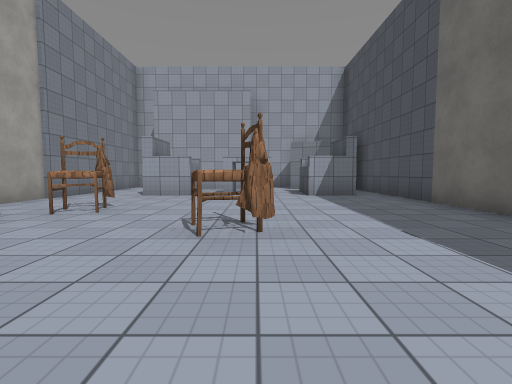
View 1 (above)

13 first-person views from a walk through a 3-D level made in the Unity game engine. The camera is 1.2 m above the floor, tilts 4° down and sees 85° across. The floor is counted in squares, 2 m on a side. Each view is taken from the middle of a square. On the plan, view 1 faces up. The plan holds only what a view shows up to about 9 squares ahead; the rest is blank. The place goes on beyond the plan. The player is left out. Some animated figures are left out. Surface patterns are stand-ins for the level's own textures.

View 2
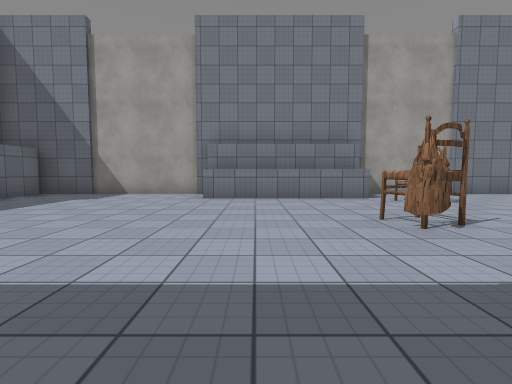

View 3
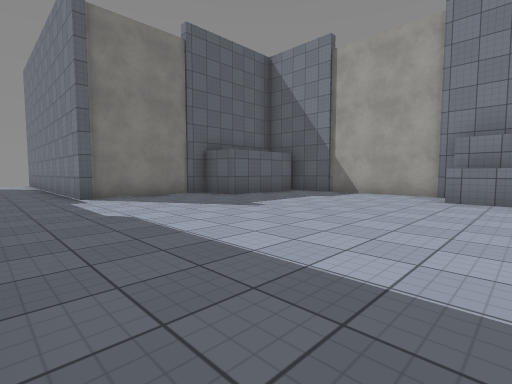

View 4
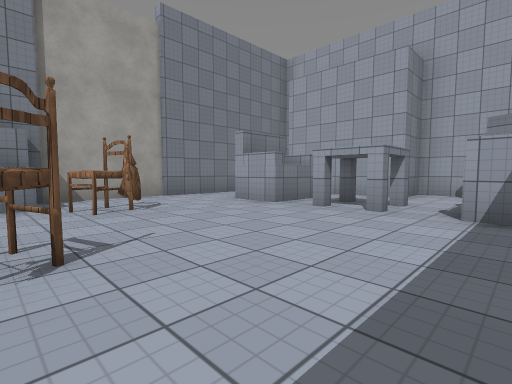

View 5
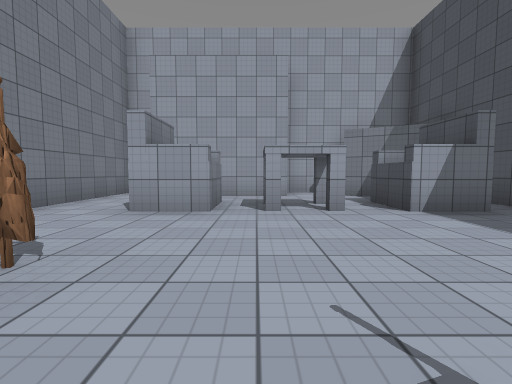

View 6
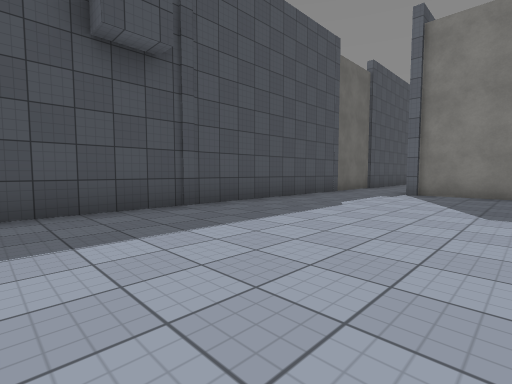

View 7
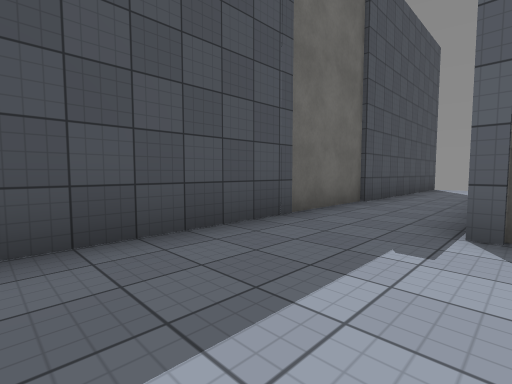

View 8
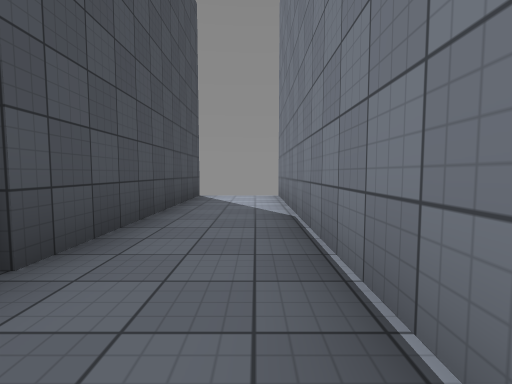

View 9
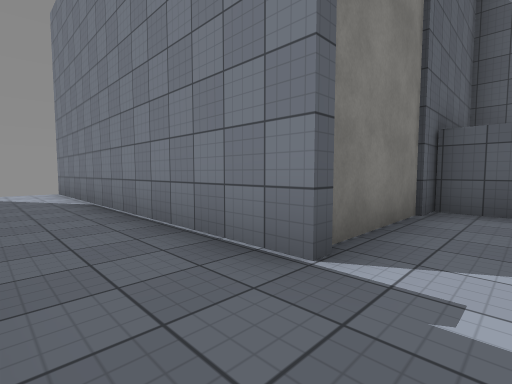

View 10
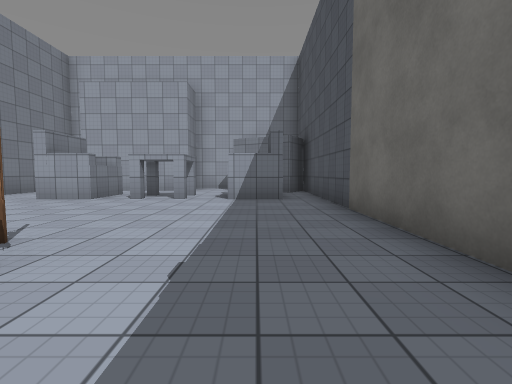

View 11
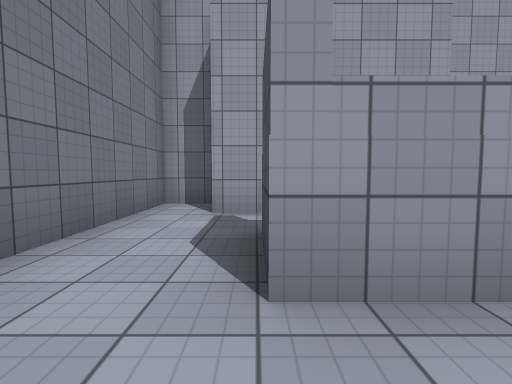

View 12
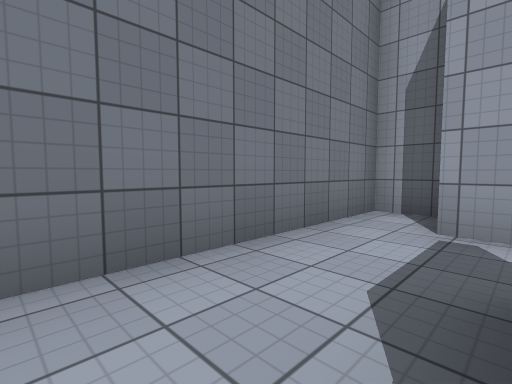

View 13
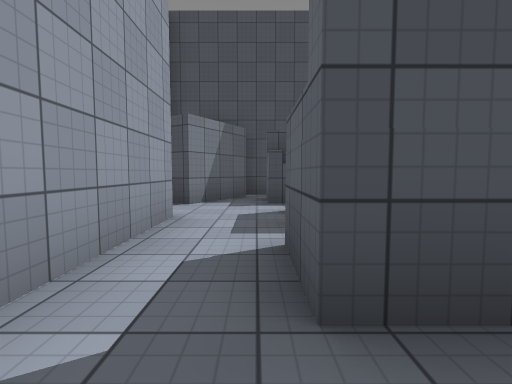

### Floor plan
Points are (right, up) in squares from view 1. A wall is a line through its corners. A room is listed if a view was taken in it or the views show most of it. See-through windows are left out.
Room 1 (views 1, 2, 3, 4, 5, 6, 7, 8, 9, 10, 11, 12, 13)
walls: (-3.5, 3.7) (-3.5, -0.3); (-4.8, -0.3) (-4.8, -5.1); (-4.2, 3.7) (-4.2, -0.3); (-1.7, 7.3) (-2.9, 7.3) (-2.9, 8.8) (-1.7, 8.8) (-1.7, 7.3); (2.6, 7.3) (1.4, 7.3) (1.4, 8.8) (2.4, 8.8); (-4.5, -4.8) (-1.9, -4.8) (-1.9, -6.2) (1.4, -6.2) (1.4, -14.4); (-1.6, 8.5) (-2.5, 8.5); (1.9, 8.5) (1.4, 8.5); (-0.1, 10.1) (-3.8, 10.1); (0.9, 11.4) (-0.2, 11.4) (-0.2, 10.5); (-3.7, 11.4) (-4.8, 11.4) (-4.8, 3.6); (3.5, -14.4) (3.5, 10.2) (3, 9.2) (1.3, 10.3) (1.5, 10.7)
objects: chair (-3, 4) to (-3, 5); chair (0, 3)

Where each view was taken, in squares from view 1:
view 1: 0 up, 0 right, facing up
view 2: 1 up, 3 right, facing left
view 3: 1 up, 3 right, facing down-left
view 4: 3 up, 2 right, facing up-left
view 5: 3 up, 1 left, facing up
view 6: 2 up, 1 left, facing down-right
view 7: 3 down, 1 right, facing down-right
view 8: 7 down, 2 right, facing down
view 9: 5 down, 3 right, facing down-left
view 10: 1 up, 2 right, facing up
view 11: 6 up, 3 left, facing up
view 12: 7 up, 3 left, facing up-left
view 13: 9 up, 4 left, facing right
